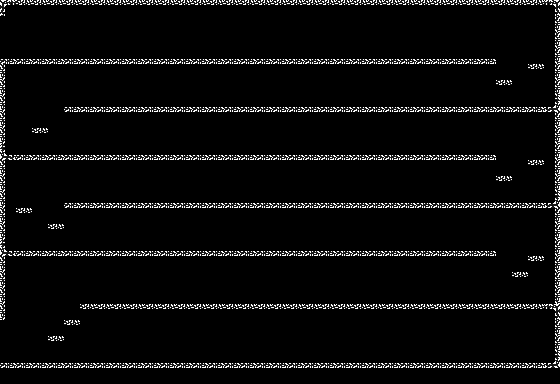

Tiled map render using the project's own tile images. Description and the map definition, with tile-layer contents summarised, below:
An orthogonal 35x24 tile map with 16x16 px tiles, 1 tile layer (ground) and 72 objects (31x wall, 20x ceil, 18x ground, next_room, player_spawn, ...).

<map version="1.2" tiledversion="1.2.3" orientation="orthogonal" renderorder="right-down" width="35" height="24" tilewidth="16" tileheight="16" infinite="0" nextlayerid="2" nextobjectid="47">
 <tileset firstgid="1" source="tiles.tsx" />
 <layer id="1" name="ground" width="35" height="24">
  <data>[840 cells, 840 non-empty, 9 distinct tile ids]</data>
 </layer>
 <objectgroup id="4" name="doors">
  <object id="2" name="next_room" x="0.5" y="17" width="29" height="40.5" />
 </objectgroup>
 <objectgroup id="2" name="collisions">
  <object id="3" name="ground" x="-0.666667" y="362">
   <polyline points="0,0 554.667,0.666667" />
  </object>
  <object id="4" name="ground" x="79.6667" y="303">
   <polyline points="0,0 474.333,1" />
  </object>
  <object id="5" name="ground" x="6.66667" y="250.333">
   <polyline points="0,0 489.333,0.333333" />
  </object>
  <object id="6" name="ground" x="63.3333" y="202.333">
   <polyline points="0,0 490.667,0" />
  </object>
  <object id="7" name="ground" x="7" y="154.333">
   <polyline points="0,0 489,0.666667" />
  </object>
  <object id="8" name="ground" x="63.3333" y="107">
   <polyline points="0,0 490.333,-0.666667" />
  </object>
  <object id="9" name="ground" x="0.333333" y="59.3333">
   <polyline points="0,0 496,-0.666667" />
  </object>
  <object id="10" name="ceil" x="79.3333" y="308.333">
   <polyline points="0,0 475,1.66667" />
  </object>
  <object id="11" name="ceil" x="6" y="256">
   <polyline points="0,0 491,-0.333333" />
  </object>
  <object id="12" name="ceil" x="64.3333" y="207.667">
   <polyline points="0,0 490,0.666667" />
  </object>
  <object id="13" name="ceil" x="6" y="160.333">
   <polyline points="0,0 490,-0.333333" />
  </object>
  <object id="14" name="ceil" x="63.6667" y="112.333">
   <polyline points="0,0 489.667,-0.333333" />
  </object>
  <object id="15" name="ceil" x="5.66667" y="64.6667">
   <polyline points="0,0 491,-0.666667" />
  </object>
  <object id="16" name="ceil" x="6.33333" y="5.33333">
   <polyline points="0,0 548,0" />
  </object>
  <object id="17" name="ceil" x="0.666667" y="16.3333">
   <polyline points="0,0 5,0" />
  </object>
  <object id="18" name="ceil" x="-0.75" y="320">
   <polyline points="0,0 7,0" />
  </object>
  <object id="19" name="wall" x="496.5" y="58.5">
   <polyline points="0,0 -0.5,7" />
  </object>
  <object id="20" name="wall" x="554.5" y="5.5">
   <polyline points="0,0 0,358.5" />
  </object>
  <object id="21" name="wall" x="5.75" y="5.5">
   <polyline points="0,0 0,10.25" />
  </object>
  <object id="22" name="wall" x="5" y="65.5">
   <polyline points="0,0 0.25,254" />
  </object>
  <object id="23" name="wall" x="63.25" y="107.5">
   <polyline points="0,0 -0.25,4.25" />
  </object>
  <object id="24" name="wall" x="496.5" y="155">
   <polyline points="0,0 -0.25,5.5" />
  </object>
  <object id="25" name="wall" x="63.25" y="201.75">
   <polyline points="0,0 0,6" />
  </object>
  <object id="26" name="wall" x="79.5" y="303">
   <polyline points="0,0 0,5" />
  </object>
  <object id="27" name="wall" x="496" y="250">
   <polyline points="0,0 -0.25,5.5" />
  </object>
  <object id="3" name="ground" x="64" y="320">
   <polyline points="0,0 16,0" />
  </object>
  <object id="4" name="ground" x="48" y="336">
   <polyline points="0,0 16,0" />
  </object>
  <object id="5" name="wall" x="80.25" y="319.75">
   <polyline points="0,0 -0.125,5.375" />
  </object>
  <object id="6" name="wall" x="64" y="320.25">
   <polyline points="0,0 -0.125,5.375" />
  </object>
  <object id="7" name="wall" x="64.125" y="335.75">
   <polyline points="0,0 -0.125,5.375" />
  </object>
  <object id="8" name="wall" x="48.125" y="336.125">
   <polyline points="0,0 -0.00125,5.375" />
  </object>
  <object id="9" name="ceil" x="48" y="341.25">
   <polyline points="0,0 16,0" />
  </object>
  <object id="10" name="ceil" x="64.375" y="325.375">
   <polyline points="0,0 16,0" />
  </object>
  <object id="11" name="ground" x="512" y="272.25">
   <polyline points="0,0 16,0" />
  </object>
  <object id="12" name="wall" x="528.125" y="272">
   <polyline points="0,0 -0.125,5.375" />
  </object>
  <object id="13" name="wall" x="512.125" y="272.375">
   <polyline points="0,0 -0.00125,5.375" />
  </object>
  <object id="14" name="ceil" x="512" y="277.5">
   <polyline points="0,0 16,0" />
  </object>
  <object id="15" name="ground" x="528" y="256.25">
   <polyline points="0,0 16,0" />
  </object>
  <object id="16" name="wall" x="544.125" y="256">
   <polyline points="0,0 -0.125,5.375" />
  </object>
  <object id="17" name="wall" x="528.125" y="256.375">
   <polyline points="0,0 -0.00125,5.375" />
  </object>
  <object id="18" name="ceil" x="528" y="261.5">
   <polyline points="0,0 16,0" />
  </object>
  <object id="19" name="ground" x="48" y="224.25">
   <polyline points="0,0 16,0" />
  </object>
  <object id="20" name="wall" x="64.125" y="224">
   <polyline points="0,0 -0.125,5.375" />
  </object>
  <object id="21" name="wall" x="48.125" y="224.375">
   <polyline points="0,0 -0.00125,5.375" />
  </object>
  <object id="22" name="ceil" x="48" y="229.5">
   <polyline points="0,0 16,0" />
  </object>
  <object id="23" name="ground" x="16" y="208.25">
   <polyline points="0,0 16,0" />
  </object>
  <object id="24" name="wall" x="32.125" y="208">
   <polyline points="0,0 -0.125,5.375" />
  </object>
  <object id="25" name="wall" x="16.125" y="208.375">
   <polyline points="0,0 -0.00125,5.375" />
  </object>
  <object id="26" name="ceil" x="16" y="213.5">
   <polyline points="0,0 16,0" />
  </object>
  <object id="27" name="ground" x="496" y="176.25">
   <polyline points="0,0 16,0" />
  </object>
  <object id="28" name="wall" x="512.125" y="176">
   <polyline points="0,0 -0.125,5.375" />
  </object>
  <object id="29" name="wall" x="496.125" y="176.375">
   <polyline points="0,0 -0.00125,5.375" />
  </object>
  <object id="30" name="ceil" x="496" y="181.5">
   <polyline points="0,0 16,0" />
  </object>
  <object id="31" name="ground" x="528" y="160.25">
   <polyline points="0,0 16,0" />
  </object>
  <object id="32" name="wall" x="544.125" y="160">
   <polyline points="0,0 -0.125,5.375" />
  </object>
  <object id="33" name="wall" x="528.125" y="160.375">
   <polyline points="0,0 -0.00125,5.375" />
  </object>
  <object id="34" name="ceil" x="528" y="165.5">
   <polyline points="0,0 16,0" />
  </object>
  <object id="35" name="ground" x="496" y="80.25">
   <polyline points="0,0 16,0" />
  </object>
  <object id="36" name="wall" x="512.125" y="80">
   <polyline points="0,0 -0.125,5.375" />
  </object>
  <object id="37" name="wall" x="496.125" y="80.375">
   <polyline points="0,0 -0.00125,5.375" />
  </object>
  <object id="38" name="ceil" x="496" y="85.5">
   <polyline points="0,0 16,0" />
  </object>
  <object id="39" name="ground" x="528" y="64.25">
   <polyline points="0,0 16,0" />
  </object>
  <object id="40" name="wall" x="544.125" y="64">
   <polyline points="0,0 -0.125,5.375" />
  </object>
  <object id="41" name="wall" x="528.125" y="64.375">
   <polyline points="0,0 -0.00125,5.375" />
  </object>
  <object id="42" name="ceil" x="528" y="69.5">
   <polyline points="0,0 16,0" />
  </object>
  <object id="43" name="ground" x="32" y="128.25">
   <polyline points="0,0 16,0" />
  </object>
  <object id="44" name="wall" x="48.125" y="128">
   <polyline points="0,0 -0.125,5.375" />
  </object>
  <object id="45" name="wall" x="32.125" y="128.375">
   <polyline points="0,0 -0.00125,5.375" />
  </object>
  <object id="46" name="ceil" x="32" y="133.5">
   <polyline points="0,0 16,0" />
  </object>
 </objectgroup>
 <objectgroup id="3" name="spawn">
  <object id="1" name="player_spawn" x="10.6667" y="342.667">
   <point />
  </object>
  <object id="2" name="bat_spawn" x="133" y="338">
   <point />
  </object>
 </objectgroup>
</map>
